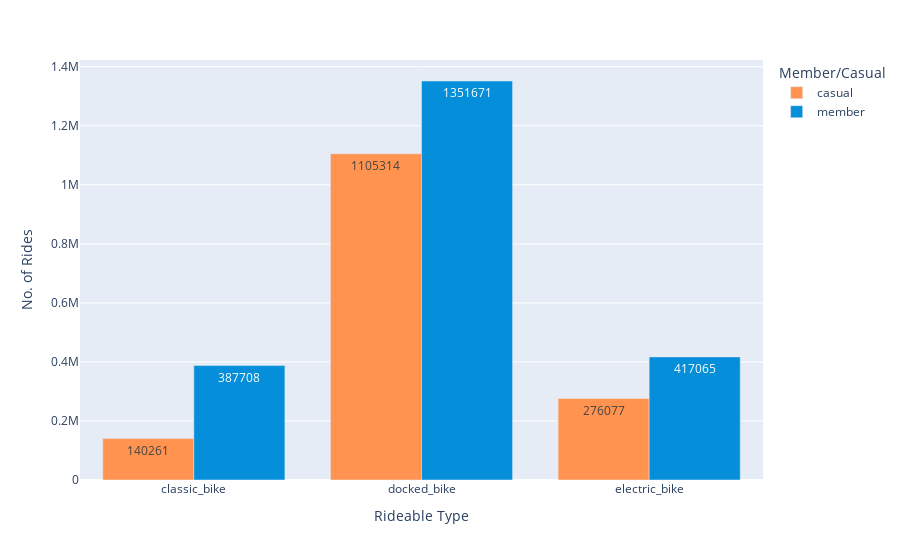

Source (notebook cell):
### Code cell
fig_7 = df.groupby(['rideable_type', 'member_casual'], as_index=False).count()

px.bar(fig_7, x = 'rideable_type', y = 'ride_id',
        color = 'member_casual',
        barmode='group',
        text = 'ride_id', 
        labels = {'ride_id': 'No. of Rides', 'member_casual': 'Member/Casual', 'rideable_type' : 'Rideable Type'},
        hover_name = 'member_casual', hover_data = {'member_casual': False, 'ride_length': False}, 
        color_discrete_map = {'casual': '#FF934F', 'member': '#058ED9'})

### Figure 1 — Plotly figure (JSON) as saved in the notebook; plotly's stock layout.template omitted (floating-point values rounded to 4 significant figures)
{"data": [{"alignmentgroup": "True", "customdata": [["casual", 140261], ["casual", 1105314], ["casual", 276077]], "hovertemplate": "<b>%{hovertext}</b><br><br>Rideable Type=%{x}<br>No. of Rides=%{text}<extra></extra>", "hovertext": ["casual", "casual", "casual"], "legendgroup": "casual", "marker": {"color": "#FF934F", "pattern": {"shape": ""}}, "name": "casual", "offsetgroup": "casual", "orientation": "v", "showlegend": true, "text": [140261, 1105314, 276077], "textposition": "auto", "type": "bar", "x": ["classic_bike", "docked_bike", "electric_bike"], "xaxis": "x", "y": [140261, 1105314, 276077], "yaxis": "y"}, {"alignmentgroup": "True", "customdata": [["member", 387708], ["member", 1351671], ["member", 417065]], "hovertemplate": "<b>%{hovertext}</b><br><br>Rideable Type=%{x}<br>No. of Rides=%{text}<extra></extra>", "hovertext": ["member", "member", "member"], "legendgroup": "member", "marker": {"color": "#058ED9", "pattern": {"shape": ""}}, "name": "member", "offsetgroup": "member", "orientation": "v", "showlegend": true, "text": [387708, 1351671, 417065], "textposition": "auto", "type": "bar", "x": ["classic_bike", "docked_bike", "electric_bike"], "xaxis": "x", "y": [387708, 1351671, 417065], "yaxis": "y"}], "layout": {"barmode": "group", "legend": {"title": {"text": "Member/Casual"}, "tracegroupgap": 0}, "margin": {"t": 60}, "xaxis": {"anchor": "y", "domain": [0, 1], "title": {"text": "Rideable Type"}}, "yaxis": {"anchor": "x", "domain": [0, 1], "title": {"text": "No. of Rides"}}}}
